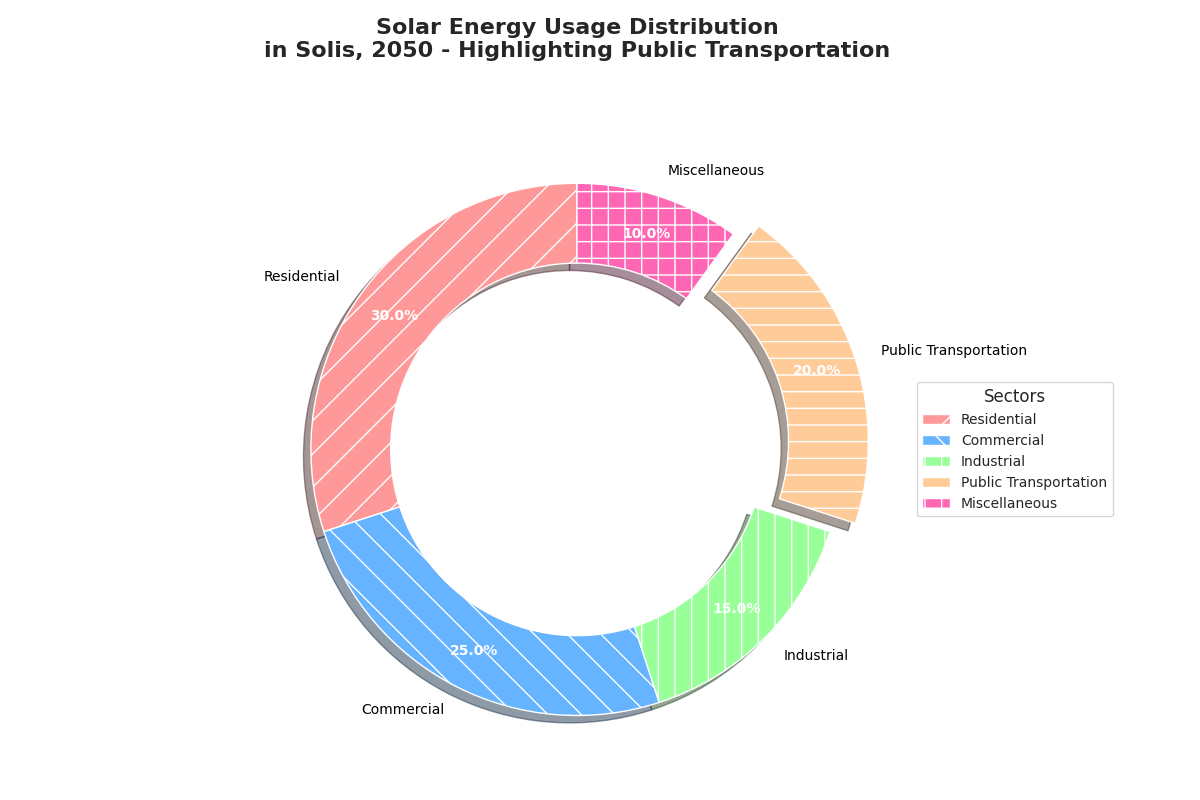

This figure's Python source:
import matplotlib.pyplot as plt
import matplotlib.patches as mpatches

sectors = ["Residential", "Commercial", "Industrial", "Public Transportation", "Miscellaneous"]
energy_usage = [30, 25, 15, 20, 10]

colors = ['#FF9999', '#66B3FF', '#99FF99', '#FFCC99', '#FF66B3']
hatches = ['/', '\\', '|', '-', '+']

explode = (0, 0, 0, 0.1, 0)  # Emphasize public transportation sector

fig, ax = plt.subplots(figsize=(12, 8), subplot_kw=dict(aspect="equal"))

wedges, texts, autotexts = ax.pie(
    energy_usage,
    explode=explode,
    labels=sectors,
    colors=colors,
    autopct='%1.1f%%',
    shadow=True,
    startangle=90,
    pctdistance=0.85,
    wedgeprops=dict(width=0.3)  # Make the pie chart a donut chart
)

for wedge, hatch in zip(wedges, hatches):
    wedge.set_hatch(hatch)

for text in texts:
    text.set_fontsize(10)
    text.set_color('black')

for autotext in autotexts:
    autotext.set_fontsize(10)
    autotext.set_color('white')
    autotext.set_weight('bold')

patches = [mpatches.Patch(facecolor=color, hatch=hatch, label=sector)
           for color, hatch, sector in zip(colors, hatches, sectors)]
ax.legend(handles=patches, loc='center left', bbox_to_anchor=(1, 0.5), fontsize=10, title="Sectors")

ax.set_title(
    'Solar Energy Usage Distribution\nin Solis, 2050 - Highlighting Public Transportation',
    fontsize=16, fontweight='bold', va='bottom', pad=40
)

plt.tight_layout()
plt.show()
